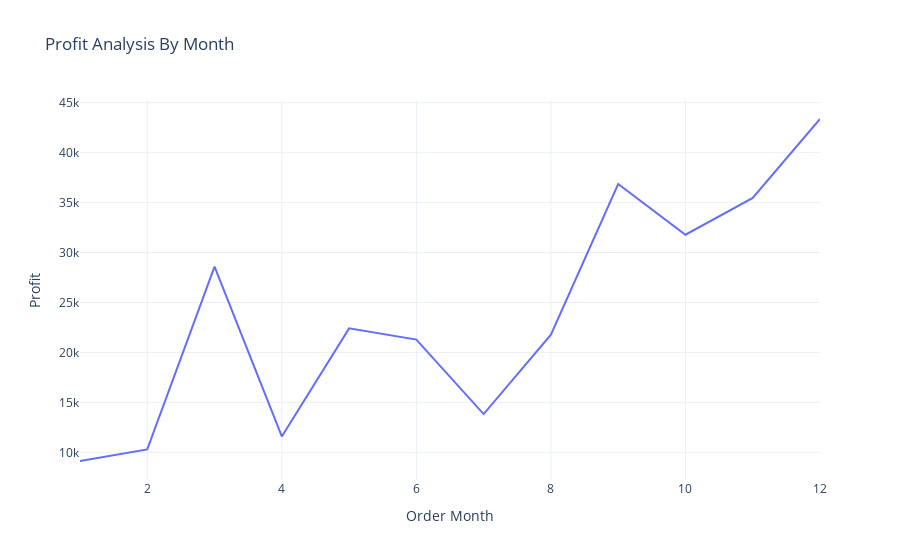

The notebook cell saved with this chart:
### Code cell
fig = px.line(profit_by_month,
              x='Order Month',
              y='Profit',
              title='Profit Analysis By Month')
fig.show()

### Figure 1 — Plotly figure (JSON) as saved in the notebook; plotly's stock layout.template omitted (floating-point values rounded to 4 significant figures)
{"data": [{"hovertemplate": "Order Month=%{x}<br>Profit=%{y}<extra></extra>", "legendgroup": "", "line": {"color": "#636efa", "dash": "solid"}, "marker": {"symbol": "circle"}, "mode": "lines", "name": "", "orientation": "v", "showlegend": false, "type": "scatter", "x": [1, 2, 3, 4, 5, 6, 7, 8, 9, 10, 11, 12], "xaxis": "x", "y": [9134.0, 10290.0, 28590.0, 11590.0, 22410.0, 21290.0, 13830.0, 21780.0, 36860.0, 31780.0, 35470.0, 43370.0], "yaxis": "y"}], "layout": {"legend": {"tracegroupgap": 0}, "title": {"text": "Profit Analysis By Month"}, "xaxis": {"anchor": "y", "domain": [0, 1], "title": {"text": "Order Month"}}, "yaxis": {"anchor": "x", "domain": [0, 1], "title": {"text": "Profit"}}}}
